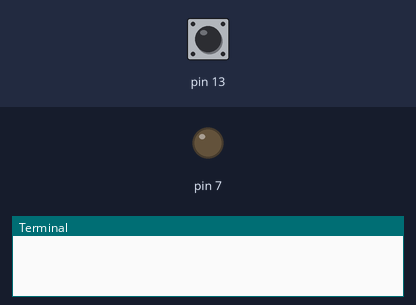
The program below on a simulated Raspberry Pi (header pin numbers). Parts: output pins drawn as LEDs (lit = HIGH), the last lines printed to the terminal. Inputs (shaded band) come from the test bench; at power-on: pin 13 HIGH.

Above: at 1.2 s.
1.3 s: pin 13 pulled LOW for 0.15 s
At 1.37 s:
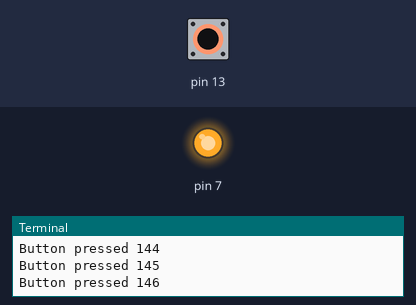
2.9 s: pin 13 pulled LOW for 3.2 s
At 7.0 s:
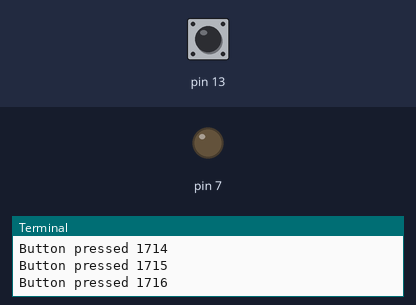
Timing chart, 0 to 8.5 s (numbered marks = the images above; inputs shaded):
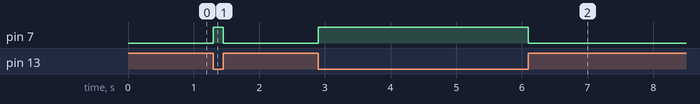

Measured:
- after the input at 1.3 s, pin 7: LOW → HIGH at once, → LOW 0.15 s later
- after the input at 2.9 s, pin 7: LOW → HIGH at once, → LOW 3.2 s later

The program:

pushbutton_single.py
```python
import RPi.GPIO as gpio
from time import sleep

gpio.setwarnings(False)
gpio.setmode(gpio.BOARD)
gpio.setup(7,gpio.OUT,initial=gpio.LOW)
gpio.setup(13,gpio.IN,pull_up_down=gpio.PUD_UP)

#using pull up mode - by default gpio is on so led is on
#so we set the else condition to high and if to low
#so when u press the button the led goes off

#by default gpio is high
i = 0
while True:
    if(gpio.input(13)==gpio.LOW):
        i+=1
        print("Button pressed",i+1)

        gpio.output(7,gpio.HIGH)
    else:
        gpio.output(7,gpio.LOW)
```
